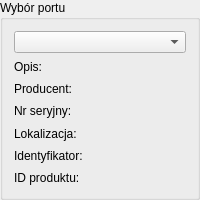
    <widget class="QGroupBox" name="selectBox">
     <property name="minimumSize">
      <size>
       <width>0</width>
       <height>200</height>
      </size>
     </property>
     <property name="maximumSize">
      <size>
       <width>16777215</width>
       <height>200</height>
      </size>
     </property>
     <property name="title">
      <string>Wybór portu</string>
     </property>
     <layout class="QGridLayout" name="gridLayout">
      <item row="0" column="0">
       <widget class="QComboBox" name="serialPortInfoListBox"/>
      </item>
      <item row="1" column="0">
       <widget class="QLabel" name="descriptionLabel">
        <property name="text">
         <string>Opis:</string>
        </property>
       </widget>
      </item>
      <item row="2" column="0">
       <widget class="QLabel" name="manufacturerLabel">
        <property name="text">
         <string>Producent:</string>
        </property>
       </widget>
      </item>
      <item row="3" column="0">
       <widget class="QLabel" name="serialNumberLabel">
        <property name="text">
         <string>Nr seryjny:</string>
        </property>
       </widget>
      </item>
      <item row="4" column="0">
       <widget class="QLabel" name="locationLabel">
        <property name="text">
         <string>Lokalizacja:</string>
        </property>
       </widget>
      </item>
      <item row="5" column="0">
       <widget class="QLabel" name="vidLabel">
        <property name="text">
         <string>Identyfikator:</string>
        </property>
       </widget>
      </item>
      <item row="6" column="0">
       <widget class="QLabel" name="pidLabel">
        <property name="text">
         <string>ID produktu:</string>
        </property>
       </widget>
      </item>
     </layout>
    </widget>
